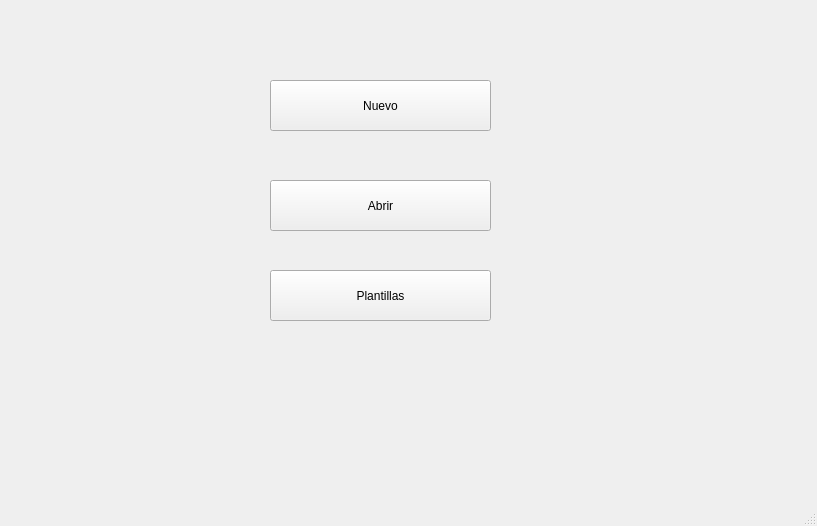
<?xml version="1.0" encoding="UTF-8"?>
<ui version="4.0">
 <class>MainWindow</class>
 <widget class="QMainWindow" name="MainWindow">
  <property name="geometry">
   <rect>
    <x>0</x>
    <y>0</y>
    <width>817</width>
    <height>526</height>
   </rect>
  </property>
  <property name="windowTitle">
   <string>MainWindow</string>
  </property>
  <property name="styleSheet">
   <string notr="true"/>
  </property>
  <widget class="QWidget" name="centralwidget">
   <widget class="QPushButton" name="btn_nuevo">
    <property name="geometry">
     <rect>
      <x>270</x>
      <y>80</y>
      <width>221</width>
      <height>51</height>
     </rect>
    </property>
    <property name="text">
     <string>Nuevo</string>
    </property>
   </widget>
   <widget class="QPushButton" name="btn_abrir">
    <property name="geometry">
     <rect>
      <x>270</x>
      <y>180</y>
      <width>221</width>
      <height>51</height>
     </rect>
    </property>
    <property name="text">
     <string>Abrir</string>
    </property>
   </widget>
   <widget class="QPushButton" name="btn_plantillas">
    <property name="geometry">
     <rect>
      <x>270</x>
      <y>270</y>
      <width>221</width>
      <height>51</height>
     </rect>
    </property>
    <property name="text">
     <string>Plantillas</string>
    </property>
   </widget>
  </widget>
  <widget class="QMenuBar" name="menubar">
   <property name="geometry">
    <rect>
     <x>0</x>
     <y>0</y>
     <width>817</width>
     <height>22</height>
    </rect>
   </property>
  </widget>
  <widget class="QStatusBar" name="statusbar"/>
 </widget>
 <resources/>
 <connections/>
</ui>
